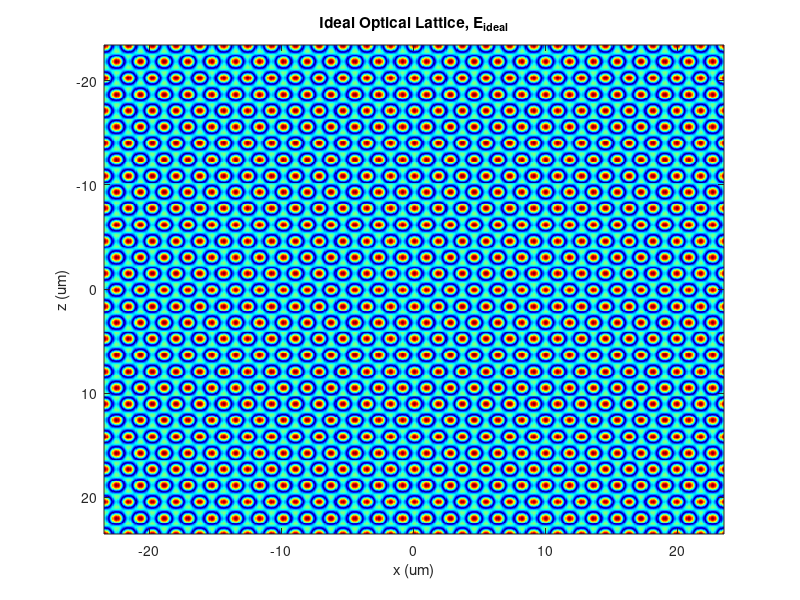

Write MATLAB code to recreate this figure. (Note: this script raises an error after producing the figure.)
close all
clear all

% delta k = 1/wavelength

% Simulation of lattice light sheet pattern, see Chen 2014, S5
% Andy Zhang, 07/08/22
%% Initialize some parameters for back pupil plane
Nxz = 512; % pixels
Ny = 64; % pixels

% Physical Parameter 
wavelength = 0.488; % um
n = 1.33; % water
NAdect = 1.1; 
NAmin = 0.3;
NAmax = 0.6;
NAideal = (NAmin + NAmax)/2;
f = 10 * 10^3; % mm
D = 12 * 10^3; % mm

% Real space image parameter
xz_scale = 4;
y_scale = 16;
deltax = wavelength / n / xz_scale; % 8 pixel / wavelength in medium 
deltaz = deltax;
deltay = deltax * y_scale; % 1 pixel = 2 wavelength

% Fourier space image parameter
k0 = 2*pi/wavelength;
k0_med = k0 * n; 
deltakx = 2*pi / (Nxz * deltax);
deltakz = deltakx;
kmax = Nxz/2 * deltakx;

% Create mesh 
[ax, az] = meshgrid(  (-Nxz/2+1) : (Nxz/2) ) ; 
kx = deltakx * ax;
kz = deltakz * az;
ky = sqrt(k0_med^2 - kx.^2 - kz.^2);
x = deltax * ax;
z = deltaz * az;
y = (1:Ny) * deltay; 

%% Generate Ideal lattice 
Illumi_ideal = zeros(size(kx));
theta = [30, 90, 150, 210, 270, 330]; % hexogonal
% theta = [0, 90, 180, 270]; % square
% theta = [90, 270];
k_illum = 30; % pixels
kxposition = round(k_illum * cos(theta * pi/180));
kzposition = round(k_illum * sin(theta * pi/180));

for j = 1:length(kxposition)
    Illumi_ideal((Nxz/2+1) + kzposition(j), (Nxz/2+1) + kxposition(j)) = 1;
end
E_ideal = ifft2(fftshift(Illumi_ideal));
fig1 = figure(1);
image1 = imagesc(x(1,:),z(:,1),abs(E_ideal));
    title("Ideal Optical Lattice, E_{ideal}");
    xlabel("x (um)")
    ylabel("z (um)")
    colormap(jet);
    image1.Parent.YDir = 'normal';
    caxis([min(min(abs(E_ideal))), max(max(abs(E_ideal)))])
%     image1.Parent.XAxis.TickValues = [];
%     image1.Parent.YAxis.TickValues = [];
    colorbar

%%


% %% Calculate OTF
% OTF_exc = abs(fftshift(fft2(PSF_exc)));
% 
% fig4 = figure(4);
% image4 = imagesc(kx(1,:),kz(:,1),OTF_exc);
%     colormap(jet)
%     title("Excitation OTF")
%     xlabel("kx (1/um)")
%     ylabel("ky (1/um)")
% 
% %% Dither mode by swepting
% PSF_exc_dither = meshgrid(sum(PSF_exc,2))';  
% 
% fig5 = figure(5);
% image5 = imagesc(x(1,:),z(:,1),PSF_exc_dither);
%     colormap(jet)
%     title("Excitation PSF - Dither mode")
%     xlabel("x (um)")
%     ylabel("z (um)");
%     fig5.Children.YDir = 'normal';
% 
% %% Dither OTF 
% OTF_dither = abs(fftshift(fft2(PSF_exc_dither)));
% 
% fig7 = figure(7);
% image7 = imagesc(kx(1,:),kz(:,1),OTF_dither);
%     colormap(jet)
%     title("Excitation OTF, Dithered")
%     xlabel("kx (1/um)")
%     ylabel("ky (1/um)")
